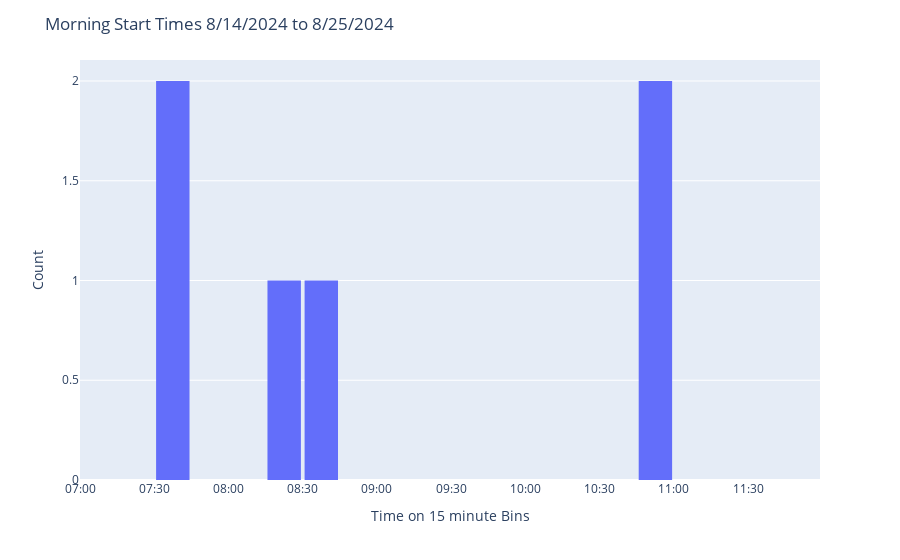

The code cell stored with this chart in its notebook:
### Code cell
morning_fig = px.histogram(morning_df, x='time', nbins=morning_bins)
morning_fig.update_xaxes(type='date', 
                 tickformat='%H:%M', 
                 nticks=morning_bins, 
                 range=[morning_start_dt, morning_end_dt])
morning_fig.update_layout(bargap=0.1)
morning_fig.update_layout(
    title=f'Morning Start Times {min(raw_df['Date'])} to {max(raw_df['Date'])}',
    xaxis_title=f'Time on {minutes_per_bin} minute Bins',
    yaxis_title='Count',
)
morning_fig.show()

### Figure 1 — Plotly figure (JSON) as saved in the notebook; plotly's stock layout.template omitted (floating-point values rounded to 4 significant figures)
{"data": [{"alignmentgroup": "True", "bingroup": "x", "hovertemplate": "time=%{x}<br>count=%{y}<extra></extra>", "legendgroup": "", "marker": {"color": "#636efa", "pattern": {"shape": ""}}, "name": "", "nbinsx": 16, "offsetgroup": "", "orientation": "v", "showlegend": false, "type": "histogram", "x": ["2024-01-01T07:40:00", "2024-01-01T07:40:00", "2024-01-01T08:16:00", "2024-01-01T08:44:00", "2024-01-01T10:48:00", "2024-01-01T10:54:00"], "xaxis": "x", "yaxis": "y"}], "layout": {"bargap": 0.1, "barmode": "relative", "legend": {"tracegroupgap": 0}, "margin": {"t": 60}, "title": {"text": "Morning Start Times 8/14/2024 to 8/25/2024"}, "xaxis": {"anchor": "y", "domain": [0, 1], "nticks": 16, "range": ["2024-01-01T07:00:00", "2024-01-01T11:59:00"], "tickformat": "%H:%M", "title": {"text": "Time on 15 minute Bins"}, "type": "date"}, "yaxis": {"anchor": "x", "domain": [0, 1], "title": {"text": "Count"}}}}
